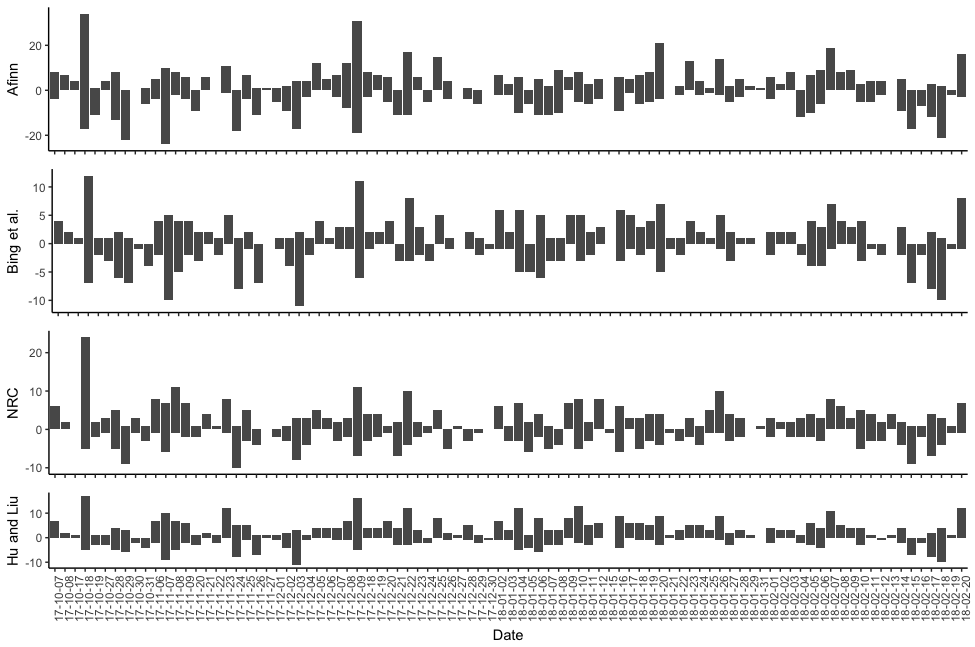

Generate this figure with R:
rm(list = ls())

load("Hu_and_Liu.csv")

# Get data
library("twitteR")
consumerKey = "OzPjAMbWrU3P9mj2G1IP6uTDo"
consuemrSecret = "KOc6nB1nuUEYt1OPgkstbs6m7nJjjkFMTXK3GOg1nenPynhavZ"
accessToken = "3032742052-DBynC4JFEChlKnmbnDvTRstaEofU8XoRPdA7lQJ"
accessTokenSecret = "6H8zTIijSqKAnWDVo5YQ0tZnErEJxuTQShQ7pOavEC8ij"
setup_twitter_oauth(consumerKey, consuemrSecret, accessToken, accessTokenSecret)
1
trump.tweets = userTimeline("realDonaldTrump", n = 3200, excludeReplies = FALSE, includeRts = FALSE)
df = do.call("rbind", lapply(trump.tweets, as.data.frame))

#The command above contains the newest Tweets. For exact repliacation of the figure, one needs to use same time span as we did. It this is the case, load this dataframe. If not, skip this part.
load("TrumpTweets.Rdata")

#Clean data 
library("tidytext")
library("dplyr")
df$text = sapply(df$text, function(row) iconv(row, "latin1", "ASCII", sub = ""))
df$text = gsub("(f|ht)tp(s?)://(.*)[.][a-z]+", "", df$text)
df$date = format(as.Date(df$created), "%y-%m-%d")
df$time = format(df$created, "%H:%M:%S")
tf = df %>% unnest_tokens(word, text, drop = FALSE) %>% anti_join(stop_words)

# Get Lexicons and combine them
library("tidyr")

afinn = tf %>% inner_join(get_sentiments("afinn")) %>% group_by(index = text) %>% summarise(afisent = sum(score))

bing = tf %>% inner_join(get_sentiments("bing")) %>% count(index = text, sentiment) %>% spread(sentiment, n, fill = 0) %>% 
    mutate(binsent = positive - negative) %>% select(-positive) %>% select(-negative)

nrc = tf %>% inner_join(get_sentiments("nrc")) %>% filter(sentiment %in% c("positive", "negative")) %>% count(index = text, 
    sentiment) %>% spread(sentiment, n, fill = 0) %>% mutate(nrcsent = positive - negative) %>% select(-positive) %>% select(-negative)

# Merge these into a dateframe and add time
SentFrame = merge(afinn, bing, all = TRUE, by = c("index"))
SentFrame = merge(SentFrame, nrc, all = TRUE, by = c("index"))
SentFrame = merge(SentFrame, Hu_and_Liu, all = TRUE, by = c("index"))
a = df
a$index = a$text
a = a[, -c(1:16)]
a = a[, -2]
SentFrame = merge(SentFrame, a, by = c("index"))
SentFrame[is.na(SentFrame)] = 0

# Plot these together
library("ggplot2")
library("ggpubr")
Afinn = ggplot(data = SentFrame, aes(x = date, y = afisent)) + theme_classic() + geom_col() + theme(axis.title.x = element_blank()) + labs(y = "Afinn")
Bing = ggplot(data = SentFrame, aes(x = date, y = binsent)) + theme_classic() + geom_col() + theme(axis.title.x = element_blank()) + labs(y = "Bing et al.")
NRC = ggplot(data = SentFrame, aes(x = date, y = nrcsent)) + theme_classic() + geom_col() + theme(axis.title.x = element_blank()) + labs(y = "NRC")
HuLiu = ggplot(data = SentFrame, aes(x = date, y = hulsent)) + theme_classic() + geom_col() + theme(axis.text.x = element_text(angle = 90)) + 
    labs(y = "Hu and Liu", x = "Date")
ggarrange(Afinn + rremove("x.text"), Bing + rremove("x.text"), NRC + rremove("x.text"), HuLiu, ncol = 1, nrow = 4)
